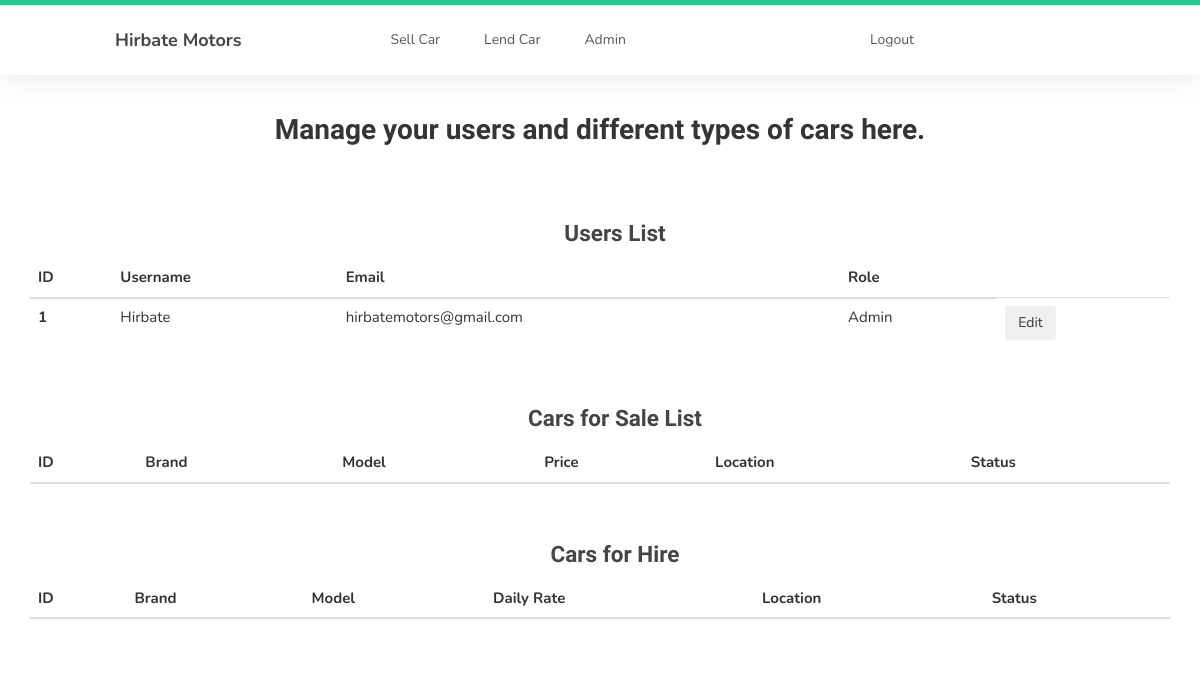
Page /admin (signed in) on the earlier database version.
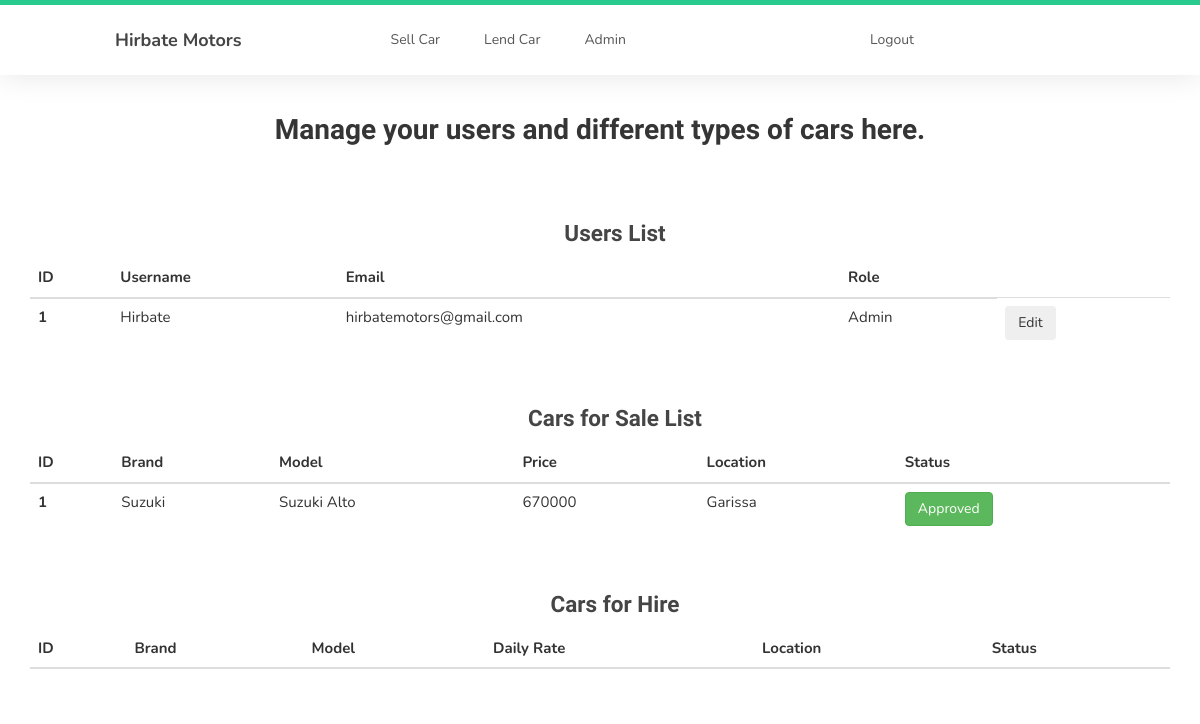
Same page on the later database version.
### car_dealer/models.py (models this page shows, shortened)
class User(db.Model, UserMixin):
    id = db.Column(db.Integer, primary_key=True)
    username = db.Column(db.String(20), unique=True, nullable=False)
    email = db.Column(db.String(80), unique=True, nullable=False)
    password = db.Column(db.String(120), nullable=False)
    date_added = db.Column(db.DateTime, default=datetime.utcnow())
    is_admin = db.Column(db.Boolean, nullable=False, default=False)
    sale_reference = db.relationship('Car', backref='Owner', lazy=True)
    hire_reference = db.relationship('LendCar', backref='Owner', lazy=True)

class Car(db.Model):
    id = db.Column(db.Integer, primary_key=True)
    condition = db.Column(db.String, nullable=False)
    gearbox = db.Column(db.String, nullable=False)
    color = db.Column(db.String, nullable=False)
    make = db.Column(db.String(50), nullable=False)
    mileage = db.Column(db.Integer, nullable=False)
    price = db.Column(db.Integer, nullable=False)
    model = db.Column(db.String(50), nullable=False)
    fuel = db.Column(db.String, nullable=False)
    seats = db.Column(db.Integer, nullable=False)
    mfg_year = db.Column(db.Integer, nullable=False)
    engine_size = db.Column(db.Integer, nullable=False)
    description = db.Column(db.Text, nullable=False)
    location = db.Column(db.String(30), nullable=False)
    is_approved = db.Column(db.Boolean, nullable=False, default=False)
    user_id = db.Column(db.Integer, db.ForeignKey('user.id'), nullable=False)
    photo_reference = db.relationship('SellPhotos', backref='Car', lazy=True)

### car_dealer/routes.py (the view)
@app.route('/admin', methods=['GET', 'POST'])
@login_required
def admin():
    if current_user.is_admin:
        users = User.query.all()
        cars_for_sale = Car.query.all()
        cars_for_hire = LendCar.query.all()
        return render_template('admin.html', title='Account Page', users=users, cars_for_sale=cars_for_sale,
                               cars_for_hire=cars_for_hire)
    else:
        abort(404)

### car_dealer/models.py (called while the page is built)
@login_manager.user_loader
def load_user(user_id):
    return User.query.get(int(user_id))

### car_dealer/templates/admin.html (shortened to what this page needs)
{% extends 'layout.html' %}
{% block content %}
    <div class="container" style="margin-top: 2rem; font-family: Helvetica, Arial, sans-serif; text-align: center">
        <h2>Manage your users and different types of cars here.</h2>
    </div>
    <div class="row" id="AdminTables">
        <div class="col-md-12 mt-4 mb-4">
            <div class="container" style="text-align: center">
                <h3>Users List</h3>
            </div>
            <table class="table table-dark">
              <thead>
                <tr>
                  <th scope="col">ID</th>
                  <th scope="col">Username</th>
                  <th scope="col">Email</th>
                  <th scope="col">Role</th>
                </tr>
              </thead>
              <tbody>
                {% for user in users %}
                    <tr>
                      <th scope="row">{{ user.id }}</th>
                      <td>{{ user.username }}</td>
                      <td>{{ user.email }}</td>
                      {% if user.is_admin %}
                          <td>Admin</td>
                      {% else %}
                          <td>User</td>
                      {% endif %}
                      <td><button type="button" class="btn btn-secondary">Edit</button></td>
                    </tr>
                {% endfor %}
              </tbody>
            </table>
        </div>
        <div class="col-md-12 mt-4 mb-4">
            <div class="container" style="text-align: center">
                <h3>Cars for Sale List</h3>
            </div>
            <table class="table table-dark">
              <thead>
                <tr>
                  <th scope="col">ID</th>
                  <th scope="col">Brand</th>
                  <th scope="col">Model</th>
                  <th scope="col">Price</th>
                  <th scope="col">Location</th>
                  <th scope="col">Status</th>
                </tr>
              </thead>
              <tbody>
                {% for car in cars_for_sale %}
                    <tr>
                      <th scope="row">{{ car.id }}</th>
                      <td>{{ car.make }}</td>
                      <td>{{ car.model }}</td>
                      <td>{{ car.price }}</td>
                      <td>{{ car.location }}</td>
                      {% if car.is_approved %}
                            <td><a href="{{ url_for('car_sales_info', car_id=car.id)}}"><button type="button" class="btn btn-success">Approved</button></a></td>
                      {% else %}
                            <td><a href="{{ url_for('car_sales_info', car_id=car.id)}}"><button type="button" class="btn btn-warning">Pending</button></a></td>
                      {% endif %}
                    </tr>
                {% endfor %}
              </tbody>
            </table>
        </div>
        <div class="col-md-12 mt-4 mb-4">
            <div class="container" style="text-align: center">
                <h3>Cars for Hire</h3>
            </div>
            <table class="table table-dark">
              <thead>
                <tr>
                  <th scope="col">ID</th>
                  <th scope="col">Brand</th>
                  <th scope="col">Model</th>
                  <th scope="col">Daily Rate</th>
                  <th scope="col">Location</th>
                  <th scope="col">Status</th>
                </tr>
              </thead>
            </table>
        </div>
    </div>
{% endblock %}

Differences in the rows shown:
added Car: id "1", make "Suzuki", model "Suzuki Alto", price "670000", location "Garissa"
